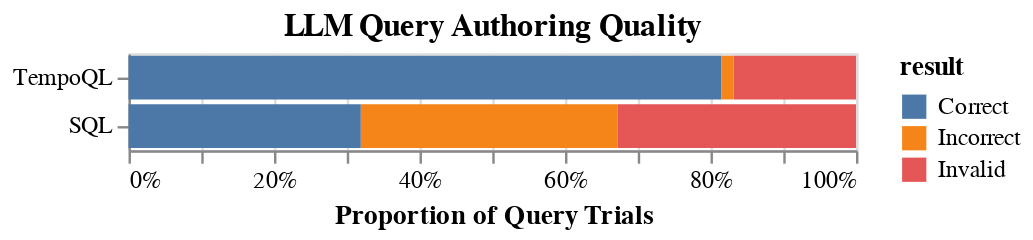

Notebook source saved alongside this figure:
### Code cell
chart = alt.Chart(df)
text = chart.mark_text(
  align='right',
  baseline='middle',
  color='white',
  dx=-6  # Nudges text to right so it doesn't overlap bar
).encode(
  x=alt.X('count()', stack='normalize'),
  y=alt.Y('method:N', sort=['TempoQL', 'SQL']),
  detail='result:N',
  text=alt.Text('frac:Q', format='.0%'),
  order=alt.Order(
      'result',
      sort='descending'
    )
).transform_joinaggregate(
    total='count()',
    groupby=['method']  
).transform_joinaggregate(
    count='count()',
    groupby=['method', 'result']  
).transform_calculate(
    frac=alt.datum.count / alt.datum.total
)
(chart.mark_bar().encode(
    x=alt.X("count()", title="Proportion of Query Trials").stack('normalize'),
    y=alt.Y('method:N', sort=['TempoQL', 'SQL'], title=None),
    color=alt.Color('result:N', sort=['Correct', 'Incorrect', 'Invalid']),
    order=alt.Order(
      'result',
      sort='ascending'
    )
)).properties(title="LLM Query Authoring Quality")

### Figure 1 — Vega-Lite specification as saved in the notebook (floating-point values rounded to 4 significant figures; data arrays with more than 128 entries replaced by an {"elided": "..."} marker saying what was removed)
{"config": {"view": {"continuousWidth": 300, "continuousHeight": 300}}, "data": {"name": "data-6f4fbcb16798ac66ef85ad5de9e47239"}, "mark": {"type": "bar"}, "encoding": {"color": {"field": "result", "sort": ["Correct", "Incorrect", "Invalid"], "type": "nominal"}, "order": {"field": "result", "sort": "ascending", "type": "nominal"}, "x": {"aggregate": "count", "stack": "normalize", "title": "Proportion of Query Trials", "type": "quantitative"}, "y": {"field": "method", "sort": ["TempoQL", "SQL"], "title": null, "type": "nominal"}}, "title": "LLM Query Authoring Quality", "$schema": "https://vega.github.io/schema/vega-lite/v5.15.1.json", "datasets": {"data-6f4fbcb16798ac66ef85ad5de9e47239": {"elided": "238 records"}}}
